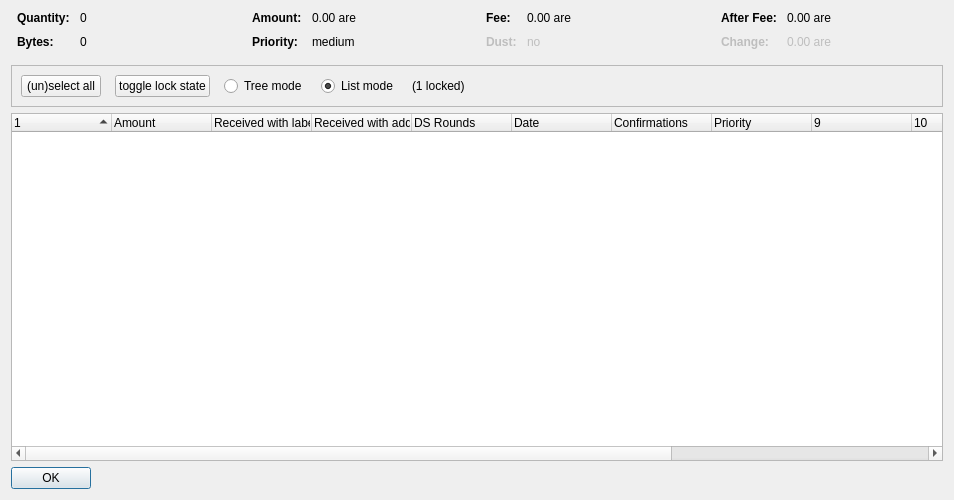
<?xml version="1.0" encoding="UTF-8"?>
<ui version="4.0">
 <class>CoinControlDialog</class>
 <widget class="QDialog" name="CoinControlDialog">
  <property name="geometry">
   <rect>
    <x>0</x>
    <y>0</y>
    <width>954</width>
    <height>500</height>
   </rect>
  </property>
  <property name="windowTitle">
   <string>Coin Selection</string>
  </property>
  <layout class="QVBoxLayout" name="verticalLayout">
   <item>
    <layout class="QHBoxLayout" name="horizontalLayoutTop" stretch="0,0,0,0">
     <property name="topMargin">
      <number>0</number>
     </property>
     <property name="bottomMargin">
      <number>10</number>
     </property>
     <item>
      <layout class="QFormLayout" name="formLayoutCoinControl1">
       <property name="horizontalSpacing">
        <number>10</number>
       </property>
       <property name="verticalSpacing">
        <number>10</number>
       </property>
       <property name="leftMargin">
        <number>6</number>
       </property>
       <property name="rightMargin">
        <number>6</number>
       </property>
       <item row="0" column="0">
        <widget class="QLabel" name="labelCoinControlQuantityText">
         <property name="font">
          <font>
           <weight>75</weight>
           <bold>true</bold>
          </font>
         </property>
         <property name="text">
          <string>Quantity:</string>
         </property>
        </widget>
       </item>
       <item row="0" column="1">
        <widget class="QLabel" name="labelCoinControlQuantity">
         <property name="cursor">
          <cursorShape>IBeamCursor</cursorShape>
         </property>
         <property name="contextMenuPolicy">
          <enum>Qt::ActionsContextMenu</enum>
         </property>
         <property name="text">
          <string notr="true">0</string>
         </property>
         <property name="textInteractionFlags">
          <set>Qt::LinksAccessibleByMouse|Qt::TextSelectableByKeyboard|Qt::TextSelectableByMouse</set>
         </property>
        </widget>
       </item>
       <item row="1" column="0">
        <widget class="QLabel" name="labelCoinControlBytesText">
         <property name="font">
          <font>
           <weight>75</weight>
           <bold>true</bold>
          </font>
         </property>
         <property name="text">
          <string>Bytes:</string>
         </property>
        </widget>
       </item>
       <item row="1" column="1">
        <widget class="QLabel" name="labelCoinControlBytes">
         <property name="cursor">
          <cursorShape>IBeamCursor</cursorShape>
         </property>
         <property name="contextMenuPolicy">
          <enum>Qt::ActionsContextMenu</enum>
         </property>
         <property name="text">
          <string notr="true">0</string>
         </property>
         <property name="textInteractionFlags">
          <set>Qt::LinksAccessibleByMouse|Qt::TextSelectableByKeyboard|Qt::TextSelectableByMouse</set>
         </property>
        </widget>
       </item>
      </layout>
     </item>
     <item>
      <layout class="QFormLayout" name="formLayoutCoinControl2">
       <property name="horizontalSpacing">
        <number>10</number>
       </property>
       <property name="verticalSpacing">
        <number>10</number>
       </property>
       <property name="leftMargin">
        <number>6</number>
       </property>
       <property name="rightMargin">
        <number>6</number>
       </property>
       <item row="0" column="0">
        <widget class="QLabel" name="labelCoinControlAmountText">
         <property name="font">
          <font>
           <weight>75</weight>
           <bold>true</bold>
          </font>
         </property>
         <property name="text">
          <string>Amount:</string>
         </property>
        </widget>
       </item>
       <item row="0" column="1">
        <widget class="QLabel" name="labelCoinControlAmount">
         <property name="cursor">
          <cursorShape>IBeamCursor</cursorShape>
         </property>
         <property name="contextMenuPolicy">
          <enum>Qt::ActionsContextMenu</enum>
         </property>
         <property name="text">
          <string notr="true">0.00 are</string>
         </property>
         <property name="textInteractionFlags">
          <set>Qt::LinksAccessibleByMouse|Qt::TextSelectableByKeyboard|Qt::TextSelectableByMouse</set>
         </property>
        </widget>
       </item>
       <item row="1" column="0">
        <widget class="QLabel" name="labelCoinControlPriorityText">
         <property name="font">
          <font>
           <weight>75</weight>
           <bold>true</bold>
          </font>
         </property>
         <property name="text">
          <string>Priority:</string>
         </property>
        </widget>
       </item>
       <item row="1" column="1">
        <widget class="QLabel" name="labelCoinControlPriority">
         <property name="cursor">
          <cursorShape>IBeamCursor</cursorShape>
         </property>
         <property name="contextMenuPolicy">
          <enum>Qt::ActionsContextMenu</enum>
         </property>
         <property name="text">
          <string>medium</string>
         </property>
         <property name="textInteractionFlags">
          <set>Qt::LinksAccessibleByMouse|Qt::TextSelectableByKeyboard|Qt::TextSelectableByMouse</set>
         </property>
        </widget>
       </item>
      </layout>
     </item>
     <item>
      <layout class="QFormLayout" name="formLayoutCoinControl3">
       <property name="horizontalSpacing">
        <number>10</number>
       </property>
       <property name="verticalSpacing">
        <number>10</number>
       </property>
       <property name="leftMargin">
        <number>6</number>
       </property>
       <property name="rightMargin">
        <number>6</number>
       </property>
       <item row="0" column="0">
        <widget class="QLabel" name="labelCoinControlFeeText">
         <property name="font">
          <font>
           <weight>75</weight>
           <bold>true</bold>
          </font>
         </property>
         <property name="text">
          <string>Fee:</string>
         </property>
        </widget>
       </item>
       <item row="0" column="1">
        <widget class="QLabel" name="labelCoinControlFee">
         <property name="cursor">
          <cursorShape>IBeamCursor</cursorShape>
         </property>
         <property name="contextMenuPolicy">
          <enum>Qt::ActionsContextMenu</enum>
         </property>
         <property name="text">
          <string notr="true">0.00 are</string>
         </property>
         <property name="textInteractionFlags">
          <set>Qt::LinksAccessibleByMouse|Qt::TextSelectableByKeyboard|Qt::TextSelectableByMouse</set>
         </property>
        </widget>
       </item>
       <item row="1" column="0">
        <widget class="QLabel" name="labelCoinControlLowOutputText">
         <property name="enabled">
          <bool>false</bool>
         </property>
         <property name="font">
          <font>
           <weight>75</weight>
           <bold>true</bold>
          </font>
         </property>
         <property name="text">
          <string>Dust:</string>
         </property>
        </widget>
       </item>
       <item row="1" column="1">
        <widget class="QLabel" name="labelCoinControlLowOutput">
         <property name="enabled">
          <bool>false</bool>
         </property>
         <property name="cursor">
          <cursorShape>IBeamCursor</cursorShape>
         </property>
         <property name="contextMenuPolicy">
          <enum>Qt::ActionsContextMenu</enum>
         </property>
         <property name="text">
          <string>no</string>
         </property>
         <property name="textInteractionFlags">
          <set>Qt::LinksAccessibleByMouse|Qt::TextSelectableByKeyboard|Qt::TextSelectableByMouse</set>
         </property>
        </widget>
       </item>
      </layout>
     </item>
     <item>
      <layout class="QFormLayout" name="formLayoutCoinControl4">
       <property name="horizontalSpacing">
        <number>10</number>
       </property>
       <property name="verticalSpacing">
        <number>10</number>
       </property>
       <property name="leftMargin">
        <number>6</number>
       </property>
       <property name="rightMargin">
        <number>6</number>
       </property>
       <item row="0" column="0">
        <widget class="QLabel" name="labelCoinControlAfterFeeText">
         <property name="font">
          <font>
           <weight>75</weight>
           <bold>true</bold>
          </font>
         </property>
         <property name="text">
          <string>After Fee:</string>
         </property>
        </widget>
       </item>
       <item row="0" column="1">
        <widget class="QLabel" name="labelCoinControlAfterFee">
         <property name="cursor">
          <cursorShape>IBeamCursor</cursorShape>
         </property>
         <property name="contextMenuPolicy">
          <enum>Qt::ActionsContextMenu</enum>
         </property>
         <property name="text">
          <string notr="true">0.00 are</string>
         </property>
         <property name="textInteractionFlags">
          <set>Qt::LinksAccessibleByMouse|Qt::TextSelectableByKeyboard|Qt::TextSelectableByMouse</set>
         </property>
        </widget>
       </item>
       <item row="1" column="0">
        <widget class="QLabel" name="labelCoinControlChangeText">
         <property name="enabled">
          <bool>false</bool>
         </property>
         <property name="font">
          <font>
           <weight>75</weight>
           <bold>true</bold>
          </font>
         </property>
         <property name="text">
          <string>Change:</string>
         </property>
        </widget>
       </item>
       <item row="1" column="1">
        <widget class="QLabel" name="labelCoinControlChange">
         <property name="enabled">
          <bool>false</bool>
         </property>
         <property name="cursor">
          <cursorShape>IBeamCursor</cursorShape>
         </property>
         <property name="contextMenuPolicy">
          <enum>Qt::ActionsContextMenu</enum>
         </property>
         <property name="text">
          <string notr="true">0.00 are</string>
         </property>
         <property name="textInteractionFlags">
          <set>Qt::LinksAccessibleByMouse|Qt::TextSelectableByKeyboard|Qt::TextSelectableByMouse</set>
         </property>
        </widget>
       </item>
      </layout>
     </item>
    </layout>
   </item>
   <item>
    <widget class="QFrame" name="frame">
     <property name="minimumSize">
      <size>
       <width>0</width>
       <height>40</height>
      </size>
     </property>
     <property name="frameShape">
      <enum>QFrame::StyledPanel</enum>
     </property>
     <property name="frameShadow">
      <enum>QFrame::Sunken</enum>
     </property>
     <layout class="QHBoxLayout" name="horizontalLayout">
      <item>
       <layout class="QHBoxLayout" name="horizontalLayoutPanel" stretch="0,0,0,0,0,0">
        <property name="spacing">
         <number>14</number>
        </property>
        <item>
         <widget class="QPushButton" name="pushButtonSelectAll">
          <property name="sizePolicy">
           <sizepolicy hsizetype="Maximum" vsizetype="Fixed">
            <horstretch>0</horstretch>
            <verstretch>0</verstretch>
           </sizepolicy>
          </property>
          <property name="text">
           <string>(un)select all</string>
          </property>
          <property name="autoDefault">
           <bool>false</bool>
          </property>
         </widget>
        </item>
        <item>
         <widget class="QPushButton" name="pushButtonToggleLock">
          <property name="sizePolicy">
           <sizepolicy hsizetype="Maximum" vsizetype="Fixed">
            <horstretch>0</horstretch>
            <verstretch>0</verstretch>
           </sizepolicy>
          </property>
          <property name="text">
           <string>toggle lock state</string>
          </property>
          <property name="autoDefault">
           <bool>false</bool>
          </property>
         </widget>
        </item>
        <item>
         <widget class="QRadioButton" name="radioTreeMode">
          <property name="sizePolicy">
           <sizepolicy hsizetype="Maximum" vsizetype="Fixed">
            <horstretch>0</horstretch>
            <verstretch>0</verstretch>
           </sizepolicy>
          </property>
          <property name="text">
           <string>Tree mode</string>
          </property>
         </widget>
        </item>
        <item>
         <widget class="QRadioButton" name="radioListMode">
          <property name="sizePolicy">
           <sizepolicy hsizetype="Maximum" vsizetype="Fixed">
            <horstretch>0</horstretch>
            <verstretch>0</verstretch>
           </sizepolicy>
          </property>
          <property name="text">
           <string>List mode</string>
          </property>
          <property name="checked">
           <bool>true</bool>
          </property>
         </widget>
        </item>
        <item>
         <widget class="QLabel" name="labelLocked">
          <property name="text">
           <string>(1 locked)</string>
          </property>
         </widget>
        </item>
        <item>
         <spacer name="horizontalSpacer">
          <property name="orientation">
           <enum>Qt::Horizontal</enum>
          </property>
          <property name="sizeHint" stdset="0">
           <size>
            <width>40</width>
            <height>20</height>
           </size>
          </property>
         </spacer>
        </item>
       </layout>
      </item>
     </layout>
    </widget>
   </item>
   <item>
    <widget class="CoinControlTreeWidget" name="treeWidget">
     <property name="contextMenuPolicy">
      <enum>Qt::CustomContextMenu</enum>
     </property>
     <property name="sortingEnabled">
      <bool>false</bool>
     </property>
     <property name="columnCount">
      <number>13</number>
     </property>
     <attribute name="headerShowSortIndicator" stdset="0">
      <bool>true</bool>
     </attribute>
     <attribute name="headerStretchLastSection">
      <bool>false</bool>
     </attribute>
     <column>
      <property name="text">
       <string/>
      </property>
     </column>
     <column>
      <property name="text">
       <string>Amount</string>
      </property>
     </column>
     <column>
      <property name="text">
       <string>Received with label</string>
      </property>
     </column>
     <column>
      <property name="text">
       <string>Received with address</string>
      </property>
     </column>
     <column>
      <property name="text">
       <string>DS Rounds</string>
      </property>
     </column>
     <column>
      <property name="text">
       <string>Date</string>
      </property>
     </column>
     <column>
      <property name="text">
       <string>Confirmations</string>
      </property>
      <property name="toolTip">
       <string>Confirmed</string>
      </property>
     </column>
     <column>
      <property name="text">
       <string>Priority</string>
      </property>
     </column>
     <column>
      <property name="text">
       <string/>
      </property>
     </column>
     <column>
      <property name="text">
       <string/>
      </property>
     </column>
     <column>
      <property name="text">
       <string/>
      </property>
     </column>
     <column>
      <property name="text">
       <string/>
      </property>
     </column>
     <column>
      <property name="text">
       <string/>
      </property>
     </column>
    </widget>
   </item>
   <item>
    <widget class="QDialogButtonBox" name="buttonBox">
     <property name="sizePolicy">
      <sizepolicy hsizetype="Maximum" vsizetype="Fixed">
       <horstretch>0</horstretch>
       <verstretch>0</verstretch>
      </sizepolicy>
     </property>
     <property name="orientation">
      <enum>Qt::Horizontal</enum>
     </property>
     <property name="standardButtons">
      <set>QDialogButtonBox::Ok</set>
     </property>
    </widget>
   </item>
  </layout>
 </widget>
 <customwidgets>
  <customwidget>
   <class>CoinControlTreeWidget</class>
   <extends>QTreeWidget</extends>
   <header>coincontroltreewidget.h</header>
  </customwidget>
 </customwidgets>
 <resources/>
 <connections/>
</ui>
